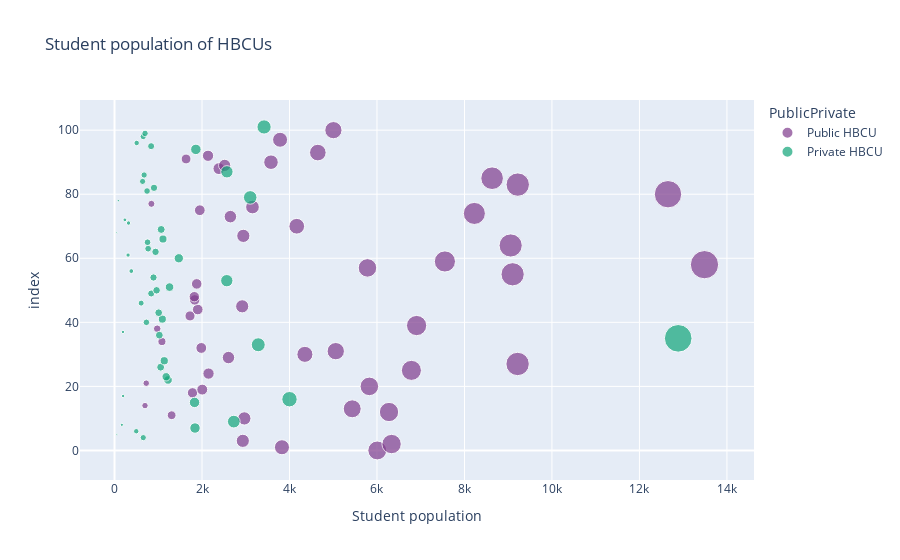

Source (notebook cell):
### Code cell
#create scatterplot
fig = px.scatter(df,x=df['Student population'],
                 size=df['Student population'],
                 hover_name=df['Name'],
                 title='Student population of HBCUs', 
                 color_discrete_sequence=px.colors.qualitative.Bold,
                 color=df["PublicPrivate"])
fig.show()

### Figure 1 — Plotly figure (JSON) as saved in the notebook; plotly's stock layout.template omitted (floating-point values rounded to 4 significant figures)
{"data": [{"hovertemplate": "<b>%{hovertext}</b><br><br>PublicPrivate=Public HBCU<br>Student population=%{marker.size}<br>index=%{y}<extra></extra>", "hovertext": ["Alabama A & M University", "Alabama State University", "Albany State University", "Alcorn State University", "Bishop State Community College", "Bluefield State University", "Bowie State University", "Central State University", "Cheyney University of Pennsylvania", "Coahoma Community College", "Coppin State University", "Delaware State University", "Denmark Technical College", "Elizabeth City State University", "Fayetteville State University", "Florida Agricultural and Mechanical University", "Fort Valley State University", "Gadsden State Community College", "Grambling State University", "H Councill Trenholm State Community College", "Harris-Stowe State University", "J. F. Drake State Community and Technical College", "Jackson State University", "Kentucky State University", "Langston University", "Lawson State Community College", "Lincoln University", "Lincoln University", "Mississippi Valley State University", "Morgan State University", "Norfolk State University", "North Carolina A & T State University", "North Carolina Central University", "Prairie View A & M University", "Savannah State University", "Shelton State Community College", "South Carolina State University", "Southern University and A & M College", "Southern University at New Orleans", "Southern University at Shreveport", "Southern University Law Center", "St Philip's College", "Tennessee State University", "Texas Southern University", "University of Arkansas at Pine Bluff", "University of Maryland Eastern Shore", "University of the District of Columbia", "University of the Virgin Islands", "University of the Virgin Islands-Albert A. Sheen", "Virginia State University", "West Virginia State University", "Winston-Salem State University"], "legendgroup": "Public HBCU", "marker": {"color": "rgb(127, 60, 141)", "size": [6007, 3828, 6334, 2933, 2968, 1306, 6275, 5434, 697, 1783, 2006, 5826, 725, 2149, 6787, 9215, 2605, 4352, 5058, 1984, 1084, 976, 6906, 1726, 1903, 2919, 1833, 1824, 1879, 9101, 5783, 13487, 7553, 9056, 2945, 4166, 2649, 8226, 1950, 3154, 843, 12653, 9218, 8632, 2387, 2518, 3577, 1636, 2138, 4648, 3785, 5004], "sizemode": "area", "sizeref": 33.72, "symbol": "circle"}, "mode": "markers", "name": "Public HBCU", "orientation": "h", "showlegend": true, "type": "scatter", "x": [6007, 3828, 6334, 2933, 2968, 1306, 6275, 5434, 697, 1783, 2006, 5826, 725, 2149, 6787, 9215, 2605, 4352, 5058, 1984, 1084, 976, 6906, 1726, 1903, 2919, 1833, 1824, 1879, 9101, 5783, 13487, 7553, 9056, 2945, 4166, 2649, 8226, 1950, 3154, 843, 12653, 9218, 8632, 2387, 2518, 3577, 1636, 2138, 4648, 3785, 5004], "xaxis": "x", "y": [0, 1, 2, 3, 10, 11, 12, 13, 14, 18, 19, 20, 21, 24, 25, 27, 29, 30, 31, 32, 34, 38, 39, 42, 44, 45, 47, 48, 52, 55, 57, 58, 59, 64, 67, 70, 73, 74, 75, 76, 77, 80, 83, 85, 88, 89, 90, 91, 92, 93, 97, 100], "yaxis": "y"}, {"hovertemplate": "<b>%{hovertext}</b><br><br>PublicPrivate=Private HBCU<br>Student population=%{marker.size}<br>index=%{y}<extra></extra>", "hovertext": ["Allen University", "American Baptist College", "Arkansas Baptist College", "Benedict College", "Bennett College", "Bethune-Cookman University", "Claflin University", "Clark Atlanta University", "Clinton College", "Dillard University", "Edward Waters University", "Fisk University", "Florida Memorial University", "Hampton University", "Howard University", "Huston-Tillotson University", "Interdenominational Theological Center", "Jarvis Christian University", "Johnson C Smith University", "Lane College", "Le Moyne-Owen College", "Livingstone College", "Meharry Medical College", "Miles College", "Morehouse College", "Morehouse School of Medicine", "Morris College", "Oakwood University", "Paine College", "Paul Quinn College", "Philander Smith University", "Rust College", "Saint Augustine's University", "Selma University", "Shaw University", "Shorter College", "Simmons College of Kentucky", "Southwestern Christian College", "Spelman College", "Stillman College", "Talladega College", "Texas College", "Tougaloo College", "Tuskegee University", "Virginia Union University", "Virginia University of Lynchburg", "Voorhees University", "Wilberforce University", "Wiley University", "Xavier University of Louisiana"], "legendgroup": "Private HBCU", "marker": {"color": "rgb(17, 165, 121)", "size": [657, 53, 497, 1840, 168, 2727, 1830, 4000, 197, 1224, 1181, 1055, 1137, 3286, 12886, 1025, 193, 729, 1093, 1010, 609, 839, 962, 1258, 2567, 891, 384, 1470, 310, 938, 769, 755, 1108, 50, 1067, 321, 237, 88, 3102, 744, 903, 642, 677, 2570, 1860, 837, 507, 656, 698, 3419], "sizemode": "area", "sizeref": 33.72, "symbol": "circle"}, "mode": "markers", "name": "Private HBCU", "orientation": "h", "showlegend": true, "type": "scatter", "x": [657, 53, 497, 1840, 168, 2727, 1830, 4000, 197, 1224, 1181, 1055, 1137, 3286, 12886, 1025, 193, 729, 1093, 1010, 609, 839, 962, 1258, 2567, 891, 384, 1470, 310, 938, 769, 755, 1108, 50, 1067, 321, 237, 88, 3102, 744, 903, 642, 677, 2570, 1860, 837, 507, 656, 698, 3419], "xaxis": "x", "y": [4, 5, 6, 7, 8, 9, 15, 16, 17, 22, 23, 26, 28, 33, 35, 36, 37, 40, 41, 43, 46, 49, 50, 51, 53, 54, 56, 60, 61, 62, 63, 65, 66, 68, 69, 71, 72, 78, 79, 81, 82, 84, 86, 87, 94, 95, 96, 98, 99, 101], "yaxis": "y"}], "layout": {"legend": {"itemsizing": "constant", "title": {"text": "PublicPrivate"}, "tracegroupgap": 0}, "title": {"text": "Student population of HBCUs"}, "xaxis": {"anchor": "y", "domain": [0, 1], "title": {"text": "Student population"}}, "yaxis": {"anchor": "x", "domain": [0, 1], "title": {"text": "index"}}}}
